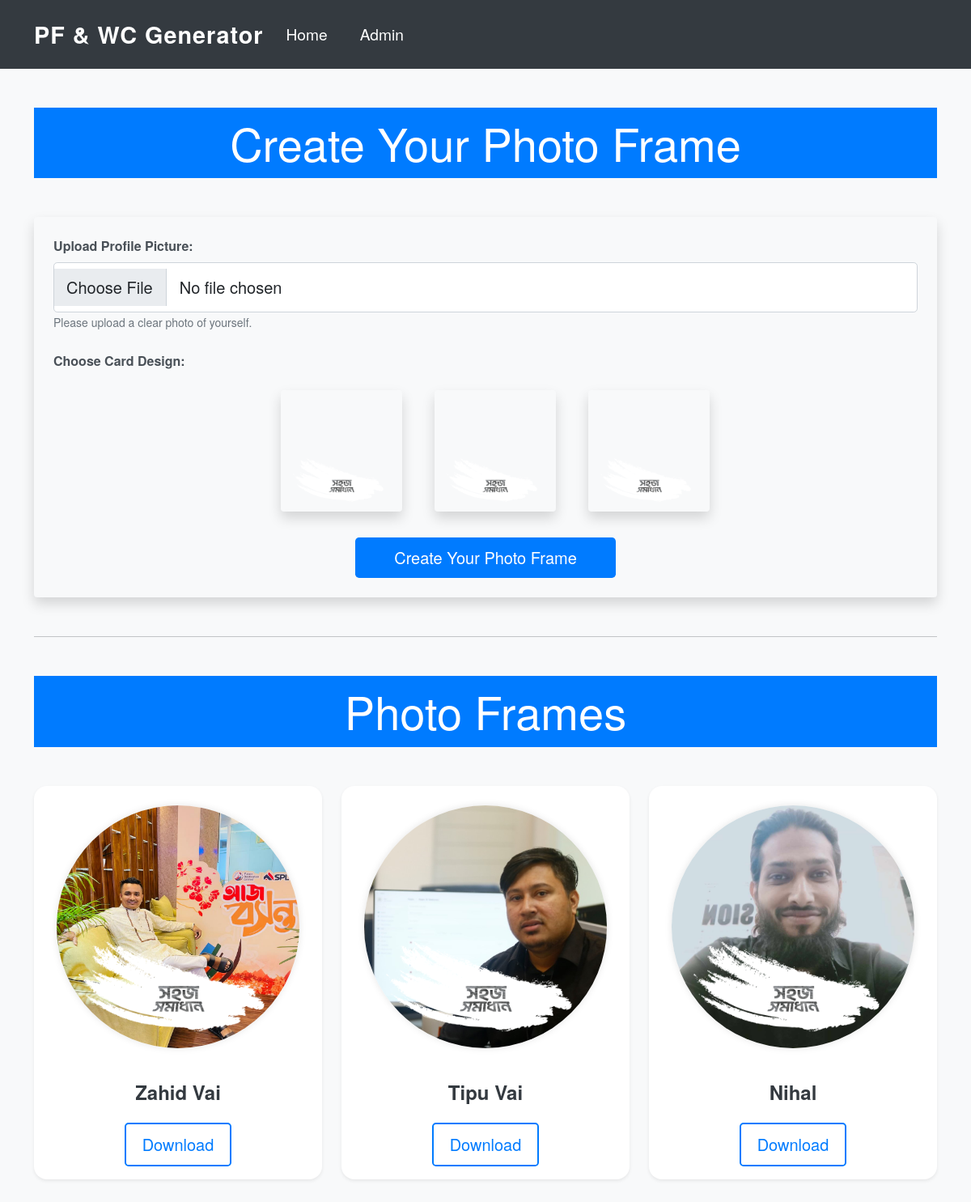
/photoupload/, run on an earlier commit of the app's database.
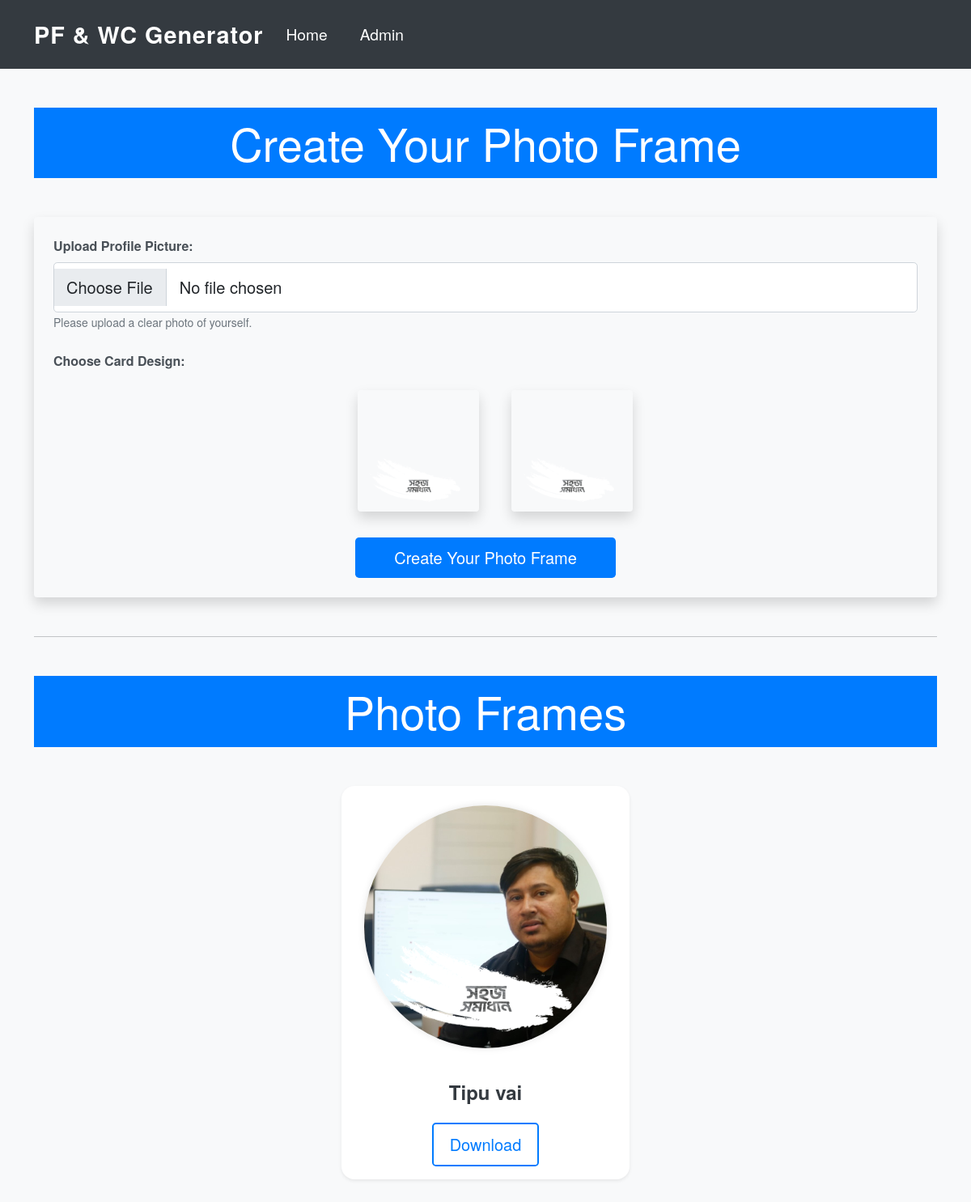
And on a later commit of the database.
### PhotoUpload/models.py (models this page shows, shortened)
class CardDesign(models.Model):
    card_design = models.ImageField(upload_to='card_designs', default='default_card.png')

class PhotoFrame(models.Model):
    image = models.ImageField(upload_to='photo_frame_images')
    name = models.CharField(max_length=100)
    card_design = models.ForeignKey(CardDesign, on_delete=models.CASCADE)

### PhotoUpload/views.py (the view)
# urls.py: path('photoupload/', views.photoupload, name='photoupload'),
def photoupload(request):
    if request.method == 'POST':
        image = request.FILES.get('image')
        card_design_id = request.POST.get('card_design')
        card_design = CardDesign.objects.get(pk=card_design_id)
        PhotoFrame.objects.create(image=image, card_design=card_design)
        return redirect('photoupload')
    else:
        card_designs = CardDesign.objects.all()
        photo_frames = PhotoFrame.objects.all()
        return render(request, 'PhotoUpload/photoupload.html', {'card_designs': card_designs, 'photo_frames': photo_frames})

### PhotoUpload/templates/photoupload/photoupload.html (shortened to what this page needs)
{% extends "PhotoUpload/base.html" %}
{% load static %}
{% block body %}
<div class="container py-5">
    <h1 class="text-center mb-5 display-4" style="background-color: #007bff; color: #fff; padding: 10px;">Create Your Photo Frame</h1>
    <form method="post" enctype="multipart/form-data" class="mb-5 p-4 shadow rounded bg-light" id="photo-frame-form">
        <div class="mb-4">
            <label for="image" class="form-label">Upload Profile Picture:</label>
            <input type="file" class="form-control form-control-lg" id="image" name="image" required>
            <small class="form-text text-muted">Please upload a clear photo of yourself.</small>
        </div>
        <div class="mb-4">
            <p class="form-label mb-3">Choose Card Design:</p>
            <div class="d-flex flex-wrap justify-content-center">
                {% for card_design in card_designs %}
                    <div class="form-check form-check-inline m-2">
                        <label class="form-check-label card-design-label" for="card_design_{{ card_design.id }}">
                            <img src="{{ card_design.card_design.url }}" alt="Card Design {{ card_design.id }}" class="card-design-image rounded shadow">
                        </label>
                    </div>
                {% endfor %}
            </div>
        </div>
        <div class="text-center">
            <button type="submit" class="btn btn-primary btn-lg px-5 btn-create-photo-frame">Create Your Photo Frame</button>
        </div>
    </form>
    <hr class="my-5">
    <h1 class="text-center mb-5 display-4" style="background-color: #007bff; color: #fff; padding: 10px;">Photo Frames</h1>
    <div class="row justify-content-center">
        {% for photo_frame in photo_frames %}
            <div class="col-md-6 col-lg-4 mb-4">
                <div class="card border-0 shadow-sm">
                    <div class="square-image-wrapper rounded-circle mx-auto mt-4 position-relative" style="width: 300px; height: 300px; overflow: hidden;">
                        <div class="card-design-wrapper position-absolute top-0 start-0 w-100 h-100" style="background-image: url('{{ photo_frame.card_design.card_design.url }}'); background-size: cover; background-position: center;"></div>
                    </div>
                    <div class="card-body text-center">
                        <h5 class="card-title mt-4">{{ photo_frame.name }}</h5>
                        <a href="{% url 'download_photo_frame' pk=photo_frame.pk %}" class="btn btn-outline-primary mt-3">Download</a>
                    </div>
                </div>
            </div>
        {% endfor %}
    </div>
</div>
{% endblock %}

### PhotoUpload/templates/photoupload/base.html (shortened to what this page needs)
<!DOCTYPE html>
<html lang="en">
<head>
    <link href="https://cdn.jsdelivr.net/npm/bootstrap@5.0.2/dist/css/bootstrap.min.css" rel="stylesheet">
</head>
<body>
    <nav class="navbar navbar-expand-lg navbar-dark">
        <div class="container">
            <a class="navbar-brand" href="{% url 'home' %}">PF & WC Generator</a>
            <div class="collapse navbar-collapse" id="navbarSupportedContent">
                <ul class="navbar-nav">
                    <li class="nav-item">
                        <a class="nav-link active" aria-current="page" href="{% url 'home' %}">Home</a>
                    </li>
                    <li class="nav-item">
                        <a class="nav-link active" aria-current="page" href="{% url 'login' %}">Admin</a>
                    </li>
                </ul>
            </div>
        </div>
    </nav>
    {% block body %}
    {% endblock %}
</body>
</html>

### PhotoUpload/templates/photoupload/photoupload.html (style rules this page uses)
body { background-color: #f8f9fa; font-family: 'Helvetica Neue', Helvetica, Arial, sans-serif; }
.form-control-lg { padding: 15px; font-size: 1.25rem; border-radius: 0.3rem; }
.form-label { font-weight: bold; color: #495057; }
.card-design-label { cursor: pointer; }
.card-design-image { width: 150px; height: auto; border: 2px solid transparent; transition: border-color 0.3s ease; }
.btn-primary { background-color: #007bff; border: none; padding: 10px 20px; font-size: 1.25rem; border-radius: 0.3rem; transition: background-color 0.3s ease; }
.btn-outline-primary { color: #007bff; border: 2px solid #007bff; padding: 10px 20px; font-size: 1.25rem; border-radius: 0.3rem; transition: background-color 0.3s, color 0.3s; }
.square-image-wrapper { width: 300px; height: 300px; overflow: hidden; border-radius: 50%; margin: auto; box-shadow: 0 0 10px rgba(0, 0, 0, 0.1); }
.card-design-wrapper { top: 0; left: 0; width: 100%; height: 100%; background-size: cover; background-position: center; }
.card-title { font-size: 1.5rem; font-weight: bold; color: #343a40; }
.card { border: none; border-radius: 1rem; overflow: hidden; }

What changed in the data, as far as the page shows it:
removed CardDesign: card_design (picture)
removed PhotoFrame: card_design.card_design (picture), name "Zahid Vai"
removed PhotoFrame: card_design.card_design (picture), name "Tipu Vai"
removed PhotoFrame: card_design.card_design (picture), name "Nihal"
added PhotoFrame: card_design.card_design (picture), name "Tipu vai"
